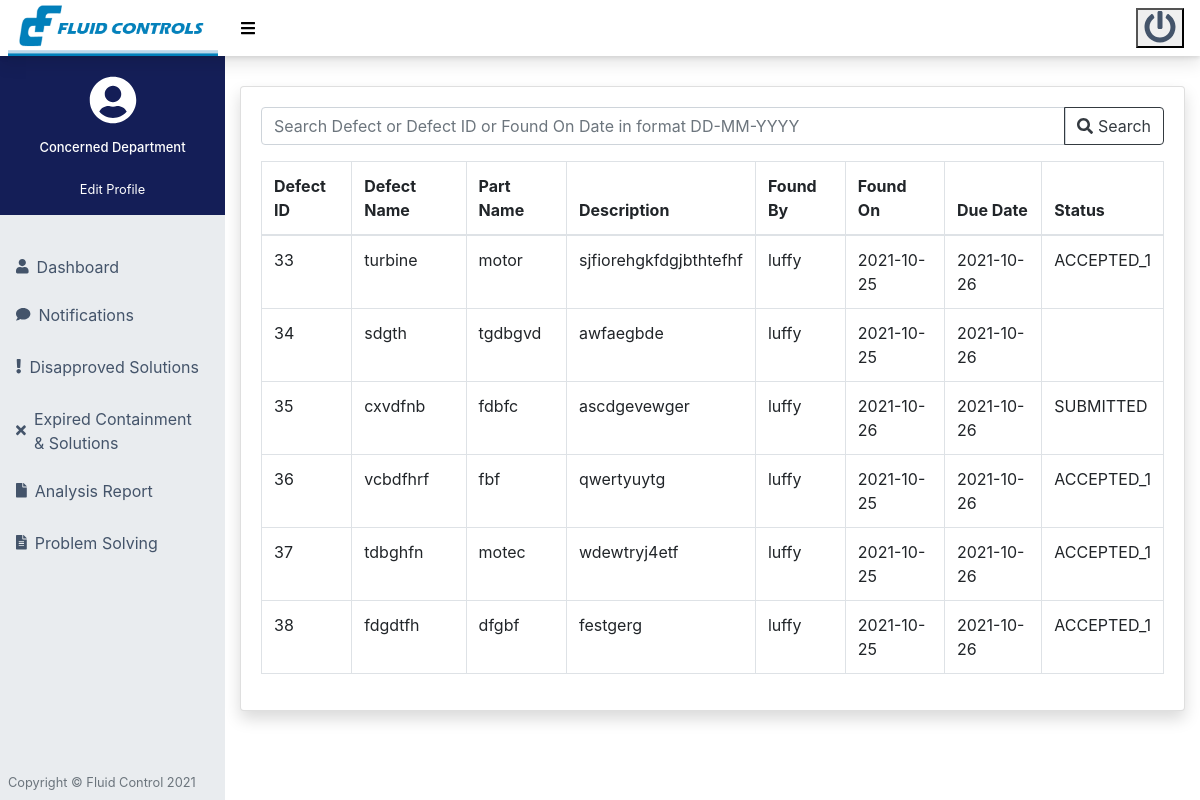
/con_dept/table.php?data1=tot_defects, run on an earlier commit of the app's database.
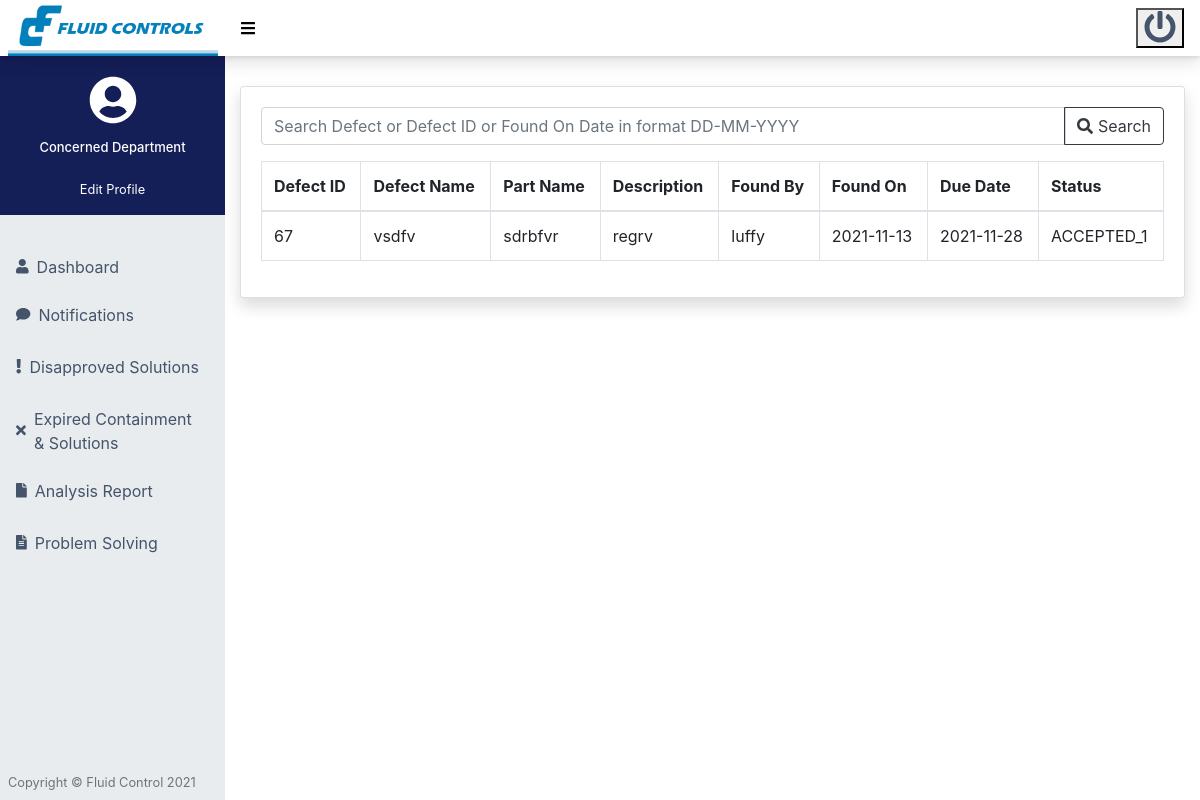
And on a later commit of the database.
### tables this page shows
CREATE TABLE `defects` (
  `id` int(11) NOT NULL,
  `defect_name` text NOT NULL,
  `part_name` text NOT NULL,
  `found_by` text NOT NULL,
  `assigned_to` text NOT NULL,
  `found_on` date NOT NULL,
  `due_date` date NOT NULL,
  `description` text NOT NULL,
  `evd_file` varchar(255) NOT NULL,
  `defect_status` varchar(255) DEFAULT NULL
);

CREATE TABLE `quality_control` (
  `id` int(11) NOT NULL,
  `emp_name` text NOT NULL,
  `email` text NOT NULL,
  `password` text NOT NULL
);

### con_dept/server.php (called while the page is built, shortened)
<?php
function get_name($link,$table_name,$check){
    $query = "SELECT * from ".$table_name." where id = '$check' limit 1";
    $result = mysqli_query($link,$query);
    $user = mysqli_fetch_assoc($result);
    if($user){
        if($user['id']===$check){
            $name = $user['emp_name'];
        }
    }
    return $name;
}
?>

### con_dept/table.php (the view, shortened to what this page needs)
<?php
include('server.php');
include('../include/con_dept/header.php');
include('../include/con_dept/navbar.php');
$filter = $_GET['data1'];
$email=$_SESSION['email'];
$query="";
$id = "SELECT * from con_dept  where email = '$email' ";
$result = mysqli_query($link,$id);
switch($filter) {
    case 'tot_defects':
        $query = "SELECT * FROM defects";
        break;
}
if($query){
    $result = mysqli_query($link,$query);
}
?>
<main style="margin-top: 30px;">
    <div class="container-fluid">
        <div class="card shadow mb-4">
            <div class="card-body">
                <div class="text-right mb-3">
                    <form method="post">
                        <div class="input-group">
                            <input type="text" placeholder="Search Defect or Defect ID or Found On Date in format DD-MM-YYYY" class="form-control" name="search" {% if search_query %}value="{{ search_query }}"{% endif %}>
                            <div class="input-group-append">
                                <button class="btn btn-outline-dark" type="submit"><i class="fa fa-search"></i> Search</button>
                            </div>
                        </div>
                    </form>
                </div>
                <div class="table-responsive">
                    <table class="table table-bordered" id="dataTable" width="100%" cellspacing="0">
                        <thead>
                            <?php
                            if(isset($result) && strcmp($filter,'tot_defects') ===0) {
                                echo'
                                <tr>
                                <th> Defect ID </th>
                                <th> Defect Name </th>
                                <th> Part Name  </th>
                                <th> Description </th>
                                <th> Found By </th>
                                <th> Found On </th>
                                <th> Due Date </th>
                                <th> Status </th>
                            </tr>';
                            }
                            ?>
                        </thead>
                        <tbody>
                        <?php
if(isset($result) && strcmp($filter,'tot_defects') ===0)
{
    while($row = mysqli_fetch_array($result,MYSQLI_ASSOC)){
    echo '<tr>
    <td>'.$row['id'].'</td>
    <td>'.$row['defect_name'].'</td>
    <td>'.$row['part_name'].'</td>
    <td>'.$row['description'].'</td>
    <td>'.get_name($link,'quality_control',$row['found_by']).'</td>
    <td>'.$row['found_on'].'</td>
    <td>'.$row['due_date'].'</td>
    <td>'.$row['defect_status'].'</td>
    </tr>';
    }
}
?>
                        </tbody>
                    </table>
                </div>
            </div>
        </div>
    </div>
</main>
</div>
</div>
<?php
include('../include/con_dept/footer.php');
?>

### include/con_dept/header.php (shortened to what this page needs)
<!DOCTYPE html>
<html lang=en>
<head>
    <link rel="stylesheet" href="https://stackpath.bootstrapcdn.com/bootstrap/4.5.2/css/bootstrap.min.css">
    <link rel="stylesheet" type="text/css" href="../include/con_dept/style.css">
</head>

### include/con_dept/navbar.php (shortened to what this page needs)
<body>
	<nav class="sb-topnav navbar navbar-expand navbar-light sticky-top" style="padding-left: 0; padding-top: 0; padding-bottom: 0; z-index: 1040;">
		<a class="navbar-brand" href="" style="padding: 0;"><img class="logo" src="../assets/images.png" alt="fluid_control" width="auto" height="56px"></a> <a class="logout-button pl-3" id="sidebarToggle"><i class="fas fa-bars"style="color:black"></i></a>
		<ul class="navbar-nav ml-auto ">
			<li class="nav-item">
                <form action="" method="post">
                    <button class="logout-button" name="logout_btn" href=""><i class="fas fa-power-off fa-2x"></i></button>
                </form>
			</li>
		</ul>
	</nav>
    <div id="layoutSidenav">
        <div id="layoutSidenav_nav">
            <nav class="sb-sidenav accordion sb-sidenav-dark" id="sidenavAccordion">
                <div class="sb-sidenav-menu">
                    <div class="nav">
                        <div class="profile_info pb-">
                            <i class="fas fa-user-circle fa-3x pb-"style="color:white"></i>
                            <h4 class="profile-info-text pb-3" style="font-size: small;">Concerned Department</h4>
							<small class ="profile-info-text pb-3"><a href="edit_profile.php" class="edit_profile">Edit Profile</a></small>
                        </div><br>
                        <a class="pt-3 nav-link" href="con_index.php">
                            <div class="sb-nav-link-icon"><i class="fas fa-user"></i></div>
                            Dashboard<br>
                        </a>
                        <a class="nav-link" href="con_notification.php">
                            <div class="sb-nav-link-icon"><i class="fas fa-comment"></i></div>
                            Notifications
                        </a>
						<a class="pt-3 nav-link" href="disapproved.php">
                            <div class="sb-nav-link-icon"><i class="fas fa-exclamation"></i></div>
                            Disapproved Solutions <br>
                        </a>
                        <a class="pt-3 nav-link" href="table.php?data1=expired">
                            <div class="sb-nav-link-icon"><i class="fas fa-times"></i></div>
                            Expired Containment<br> & Solutions<br>
                        </a>
                        <a class="nav-link" href="analysis.php">
                            <div class="sb-nav-link-icon"><i class="fa fa-file"></i></div>
                            Analysis Report
                        </a>
						<a class="pt-3 nav-link" href="problem_solving.php">
                            <div class="sb-nav-link-icon"><i class="fas fa-file-alt"></i></div>
                            Problem Solving<br>
                        </a>
                    </div>
                </div>
                <div class="small">
                    <div class="text-muted p-2 pb-2">Copyright &copy; Fluid Control 2021</div>
                </div>
            </nav>
        </div>
        <div id="layoutSidenav_content">

### include/con_dept/footer.php (shortened to what this page needs)
</body>
</html>

### include/con_dept/style.css (style rules this page uses)
.profile_info { display: flex; flex-direction: column; justify-content: center; align-items: center; margin-top: 0; padding-top: 20px; background-color:#141e57 ; }
.profile-info-text { color: white; }
.edit_profile { color:white; }
.fa-power-off { color: #44546A; }
#layoutSidenav { display: flex; }
#layoutSidenav #layoutSidenav_nav { flex-basis: 225px; flex-shrink: 0; transition: transform 0.15s ease-in-out; z-index: 1038; transform: translateX(-225px); }
#layoutSidenav #layoutSidenav_content { position: relative; display: flex; flex-direction: column; min-width: 0; flex-grow: 1; min-height: calc(100vh - 56px); margin-left: -225px; }
@media (min-width: 992px) { #layoutSidenav #layoutSidenav_nav { transform: translateX(0); } }
@media (min-width: 992px) { #layoutSidenav #layoutSidenav_content { margin-left: 0; transition: margin 0.15s ease-in-out; } }
.nav .nav-link .sb-nav-link-icon, .sb-sidenav-menu .nav-link .sb-nav-link-icon { margin-right: 0.5rem; }
.sb-topnav { padding-left: 0; height: 56px; z-index: 1039; background-color:white; box-shadow: 0 2px 4px rgb(0 0 0 / 10%), 0 8px 16px rgb(0 0 0 / 10%); }
.sb-topnav .navbar-brand { width: 225px; padding-left: 1rem; padding-right: 1rem; margin: 0; background-color: white; text-align: center; }
.sb-topnav.navbar-light #sidebarToggle { color: #44546A; }
.sb-sidenav { display: flex; flex-direction: column; height: 100%; flex-wrap: nowrap; }
.sb-sidenav .sb-sidenav-menu { flex-grow: 1; }
.sb-sidenav .sb-sidenav-menu .nav { flex-direction: column; flex-wrap: nowrap; }
.sb-sidenav .sb-sidenav-menu .nav .nav-link { display: flex; align-items: center; padding-top: 0.75rem; padding-bottom: 0.75rem; position: relative; }
.sb-sidenav .sb-sidenav-menu .nav .nav-link .sb-nav-link-icon { font-size: 0.9rem; }
.sb-sidenav-dark { background-color: #e9ecef; color: #2f323a; }
.sb-sidenav-dark .sb-sidenav-menu .nav-link { color: #44546A; }

What changed in the data, as far as the page shows it:
removed defects: id "33", defect_name "turbine", part_name "motor", description "sjfiorehgkfdgjbthtefhf", found_by.emp_name "luffy", found_on "2021-10-25", due_date "2021-10-26", defect_status "ACCEPTED_1"
removed defects: id "34", defect_name "sdgth", part_name "tgdbgvd", description "awfaegbde", found_by.emp_name "luffy", found_on "2021-10-25", due_date "2021-10-26"
removed defects: id "35", defect_name "cxvdfnb", part_name "fdbfc", description "ascdgevewger", found_by.emp_name "luffy", found_on "2021-10-26", due_date "2021-10-26", defect_status "SUBMITTED"
removed defects: id "36", defect_name "vcbdfhrf", part_name "fbf", description "qwertyuytg", found_by.emp_name "luffy", found_on "2021-10-25", due_date "2021-10-26", defect_status "ACCEPTED_1"
removed defects: id "37", defect_name "tdbghfn", part_name "motec", description "wdewtryj4etf", found_by.emp_name "luffy", found_on "2021-10-25", due_date "2021-10-26", defect_status "ACCEPTED_1"
removed defects: id "38", defect_name "fdgdtfh", part_name "dfgbf", description "festgerg", found_by.emp_name "luffy", found_on "2021-10-25", due_date "2021-10-26", defect_status "ACCEPTED_1"
added defects: id "67", defect_name "vsdfv", part_name "sdrbfvr", description "regrv", found_by.emp_name "luffy", found_on "2021-11-13", due_date "2021-11-28", defect_status "ACCEPTED_1"
